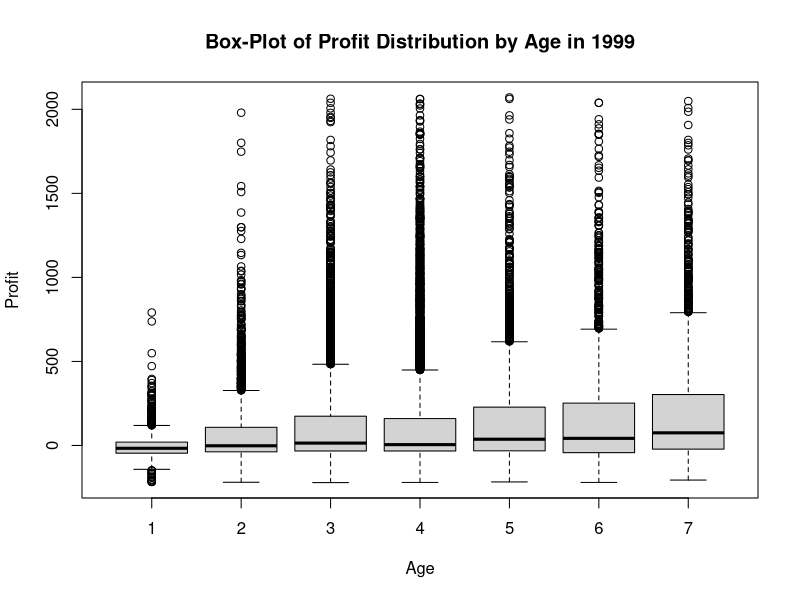
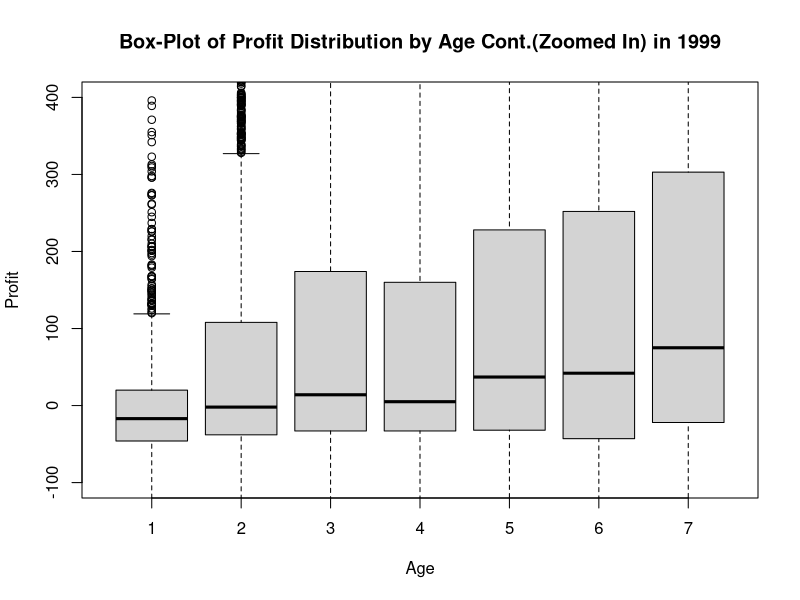
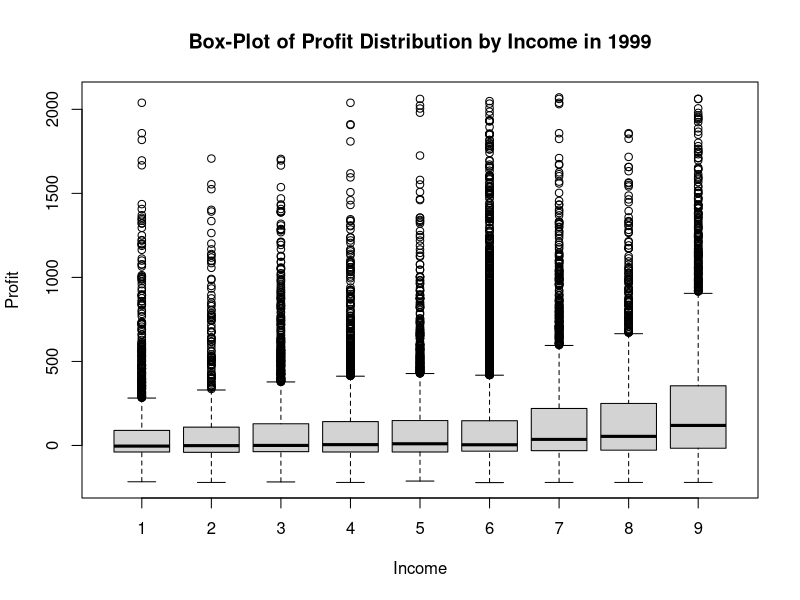
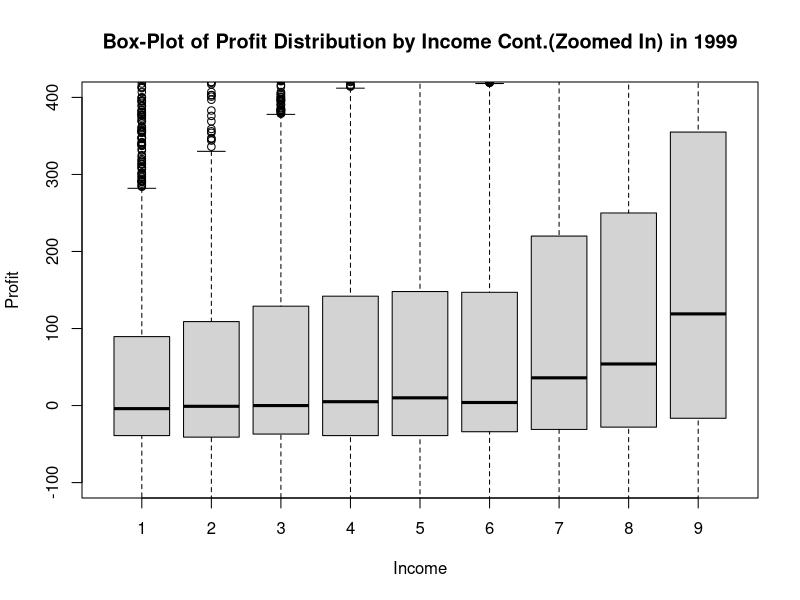
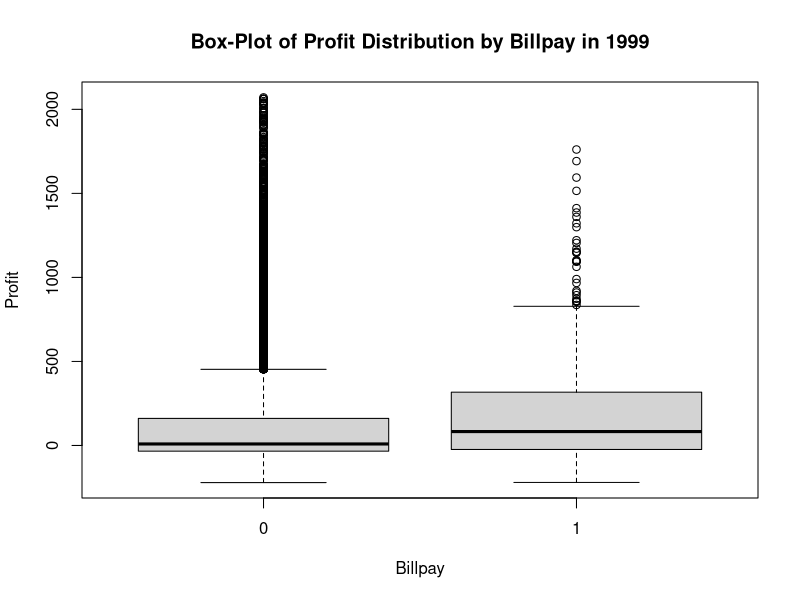
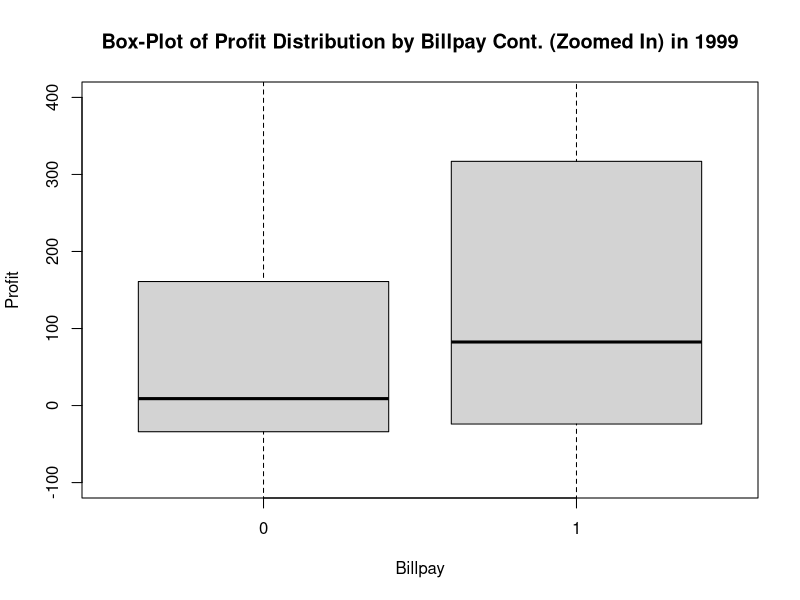
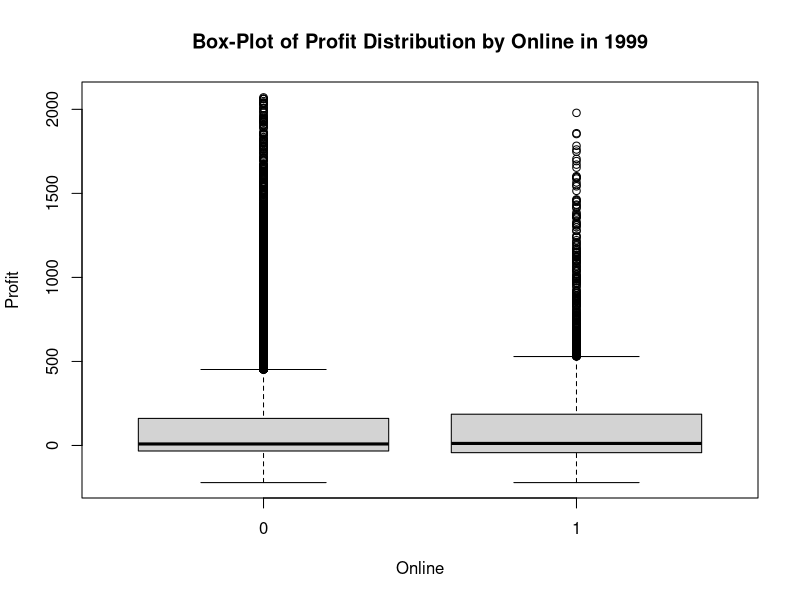
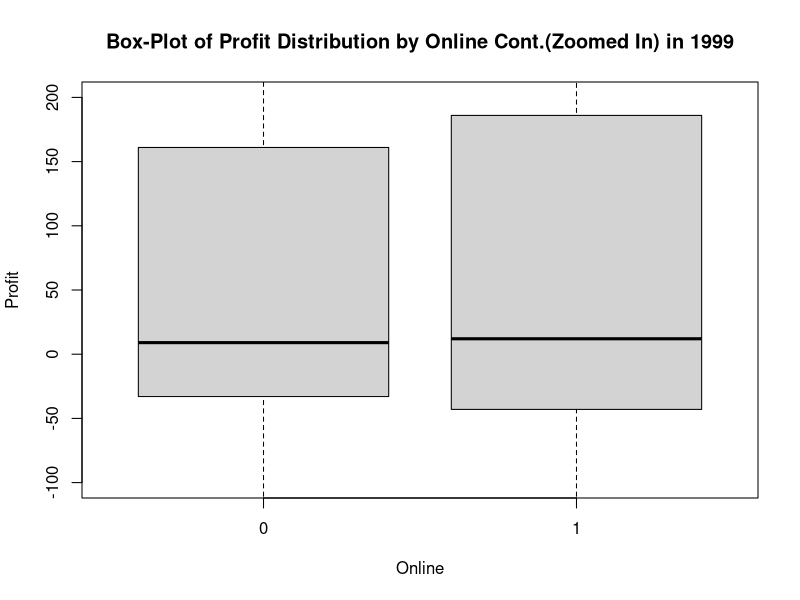

Write R code to recreate these figures, in order.
## ---- chunk 1
knitr::opts_chunk$set(echo = TRUE)
## ---- chunk 2
### Installing & Loading Packages
library(rmarkdown) ### This loads the package
## ---- chunk 3

### Read the given dataset 
consumerDB = read.csv("dataset.csv") ### read the given dataset 

### Check who left the bank in 2000, named the variable as "LeftBank", which is "00"in X0Online and X0Billpay
consumerDB$LeftBank = is.na(consumerDB$X0Online) & is.na(consumerDB$X0Billpay)

### Find the median for 1999 Age and Income
AgeMedian_1999 = median(consumerDB$X9Age,na.rm = TRUE) 
IncomeMedian_1999 = median(consumerDB$X9Inc,na.rm = TRUE) 

### Present the data for 1999 Age/Income median
AgeMedian_1999
IncomeMedian_1999

### Check who didn't left the bank in 2000, and the income or age in 1999 were missing, we named the variable as "fixAge" and "fixIncome"
consumerDB$fixAge = !consumerDB$LeftBank & is.na(consumerDB$X9Age)
consumerDB$fixIncome = !consumerDB$LeftBank & is.na(consumerDB$X9Inc)

### For "fixAge"== TRUE, we substitute "NA" to be "4", which is the median
### For "fixIncome"== TRUE, we substitute "NA" to be "6", which is the median
consumerDB[consumerDB$fixAge,]$X9Age = 4
consumerDB[consumerDB$fixIncome,]$X9Inc = 6
## ---- chunk 4
### Sort the concumerDB and get a Table that sepcifically contains data for 1999
### Name this table as "statsTable1999"
statsTable1999= consumerDB[,2:6]
X9Billpay = consumerDB[,10]
statsTable1999= cbind(statsTable1999,X9Billpay)
## ---- chunk 5
### Note: Please install.packages("psych")
library(psych)

### Describe() method in psych package will give a summary for statsTable
### The Summary_Table 
Summary_Table=t(describe(statsTable1999))
Summary_Table = round(Summary_Table,2) ### round the decimal points to 2 digits

### This summary gives the mean, median, standard deviation, min, max and range for 1999 Profit, Age, Income, Online, Billpay, and Tenure
Summary_Table_New = Summary_Table[c(3:5,8:10),c(1:6)]
Summary_Table_New

## ---- chunk 6
### This is a boxplot graph for Profit& Age 
boxplot(X9Profit~X9Age, data = consumerDB, 
        main = "Box-Plot of Profit Distribution by Age in 1999",  ## Sets Title to Plot
        xlab = "Age", ylab = "Profit") ### Sets X and Y Axes 

### Profit& Age(Zoomed in)
boxplot(X9Profit~X9Age, data = consumerDB, 
        main = "Box-Plot of Profit Distribution by Age Cont.(Zoomed In) in 1999",  ## Sets Title to Plot
        xlab = "Age", ylab = "Profit",ylim=c(-100,400)) ### Sets X and Y Axes



## ---- chunk 7
### This is a boxplot graph for Profit& Income  
boxplot(X9Profit~X9Inc, data = consumerDB, 
        main = "Box-Plot of Profit Distribution by Income in 1999",  ## Sets Title to Plot
        xlab = "Income", ylab = "Profit") ### Sets X and Y Axes 

### Profit& Income(Zoomed in)
boxplot(X9Profit~X9Inc, data = consumerDB, 
        main = "Box-Plot of Profit Distribution by Income Cont.(Zoomed In) in 1999",  ## Sets Title to Plot
        xlab = "Income", ylab = "Profit",ylim=c(-100,400)) ### Sets X and Y Axes


## ---- chunk 8
### This is a boxplot graph for Profit& Billpay
boxplot(X9Profit~X9Billpay, data = consumerDB, 
        main = "Box-Plot of Profit Distribution by Billpay in 1999",  ## Sets Title to Plot
        xlab = "Billpay", ylab = "Profit") ### Sets X and Y Axes 

### Profit& Billpay(Zoomed in)
boxplot(X9Profit~X9Billpay, data = consumerDB, 
        main = "Box-Plot of Profit Distribution by Billpay Cont. (Zoomed In) in 1999",  ## Sets Title to Plot
        xlab = "Billpay", ylab = "Profit",ylim=c(-100,400)) ### Sets X and Y Axes

## ---- chunk 9
### This is a boxplot graph for Profit& Online
boxplot(X9Profit~X9Online, data = consumerDB, 
        main = "Box-Plot of Profit Distribution by Online in 1999",  ## Sets Title to Plot
        xlab = "Online", ylab = "Profit") ### Sets X and Y Axes 

### Profit& online(Zoomed in)
boxplot(X9Profit~X9Online, data = consumerDB, 
        main = "Box-Plot of Profit Distribution by Online Cont.(Zoomed In) in 1999",  ## Sets Title to Plot
        xlab = "Online", ylab = "Profit",ylim=c(-100,200)) ### Sets X and Y Axes
## ---- chunk 10

### Histogram of Profits
hist(consumerDB$X9Profit, main = "Histogram of Profits in 1999", 
     xlab = "Profits", ylab = "Count (#)", col = "green", n = 200)



### Histogram of Profits (Zoomed in)
hist(consumerDB$X9Profit, main = "Histogram of Profits Cont. (Zoomed In) in 1999", 
     xlab = "Profits", ylab = "Count (#)", col = "green", xlim = c(-221,400), n = 200)
## ---- chunk 11
### This boxplot describes the frequency of Online consumer in 1999
barplot(table(consumerDB$X9Online),main="1999 Online Frequency Table",ylab = "Frequency#",col= "green")
### table(consumerDB$X9Online)

### This boxplot describes the frequency of District in 1999
barplot(table(consumerDB$X9District),main="1999 District Frequency Table",ylab = "Frequency#",col= "green")
### table(consumerDB$X9District)

### This boxplot describes the frequency of Billpay consumer in 1999
barplot(table(consumerDB$X9Billpay),main="1999 Billpay Frequency Table",ylab = "Frequency#",col= "green")
### table(consumerDB$X9Billpay)


## ---- chunk 12
library(plyr)
### 1999 Income with online and billpay customer
### Note: NA represents those consumers that left the bank in 2000 and didn't have information in 1999 income
summary_Income_1999 = ddply(consumerDB, .(X9Inc), 
                            summarize, '0' = sum(X9Online,X9Online==0), '1' = sum(X9Online,X9Online==1))
summary_Income_1999
## ---- chunk 13
### 1999 Age with online and billpay customer
### Note: NA represents those consumers that left the bank in 2000 and didn't have information in 1999 age
summary_Age_1999 = ddply(consumerDB, .(X9Age), 
                            summarize, '0' = sum(X9Online,X9Online==0), '1' = sum(X9Online,X9Online==1))
summary_Age_1999
## ---- chunk 14
### Creating Tenure levels to different 14 levels
### The range of Tenure is 0 to 42
consumerDB$Tenure.Level = "0"
consumerDB[consumerDB$X9Tenure <= 3.00,]$Tenure.Level = "Level 01"
consumerDB[consumerDB$X9Tenure > 3.00 & consumerDB$X9Tenure <= 6.00,]$Tenure.Level = "Level 02"
consumerDB[consumerDB$X9Tenure > 6.00 & consumerDB$X9Tenure <= 9.00,]$Tenure.Level = "Level 03"
consumerDB[consumerDB$X9Tenure > 9.00 & consumerDB$X9Tenure <= 12.00,]$Tenure.Level = "Level 04"
consumerDB[consumerDB$X9Tenure > 12.00 & consumerDB$X9Tenure <= 15.00,]$Tenure.Level = "Level 05"
consumerDB[consumerDB$X9Tenure > 15.00 & consumerDB$X9Tenure <= 18.00,]$Tenure.Level = "Level 06"
consumerDB[consumerDB$X9Tenure > 18.00 & consumerDB$X9Tenure <= 21.00,]$Tenure.Level = "Level 07"
consumerDB[consumerDB$X9Tenure > 21.00 & consumerDB$X9Tenure <= 24.00,]$Tenure.Level = "Level 08"
consumerDB[consumerDB$X9Tenure > 24.00 & consumerDB$X9Tenure <= 27.00,]$Tenure.Level = "Level 09"
consumerDB[consumerDB$X9Tenure > 27.00 & consumerDB$X9Tenure <= 30.00,]$Tenure.Level = "Level 10"
consumerDB[consumerDB$X9Tenure > 30.00 & consumerDB$X9Tenure <= 33.00,]$Tenure.Level = "Level 11"
consumerDB[consumerDB$X9Tenure > 33.00 & consumerDB$X9Tenure <= 36.00,]$Tenure.Level = "Level 12"
consumerDB[consumerDB$X9Tenure > 36.00 & consumerDB$X9Tenure <= 39.00,]$Tenure.Level = "Level 13"
consumerDB[consumerDB$X9Tenure > 39.00 & consumerDB$X9Tenure <= 42.00,]$Tenure.Level = "Level 14"

### Format the table and present a piovt table with online consumers in different tenure levels
table(consumerDB$Tenure.Level,consumerDB$X9Online)

### Format the table and present a piovt table with billpay consumers in different tenure levels
table(consumerDB$Tenure.Level,consumerDB$X9Billpay)

## ---- chunk 15
### Sort the table and ignore those data points that miss 1999 income or age value
### Name a new consumer Database "consumerDB2"
consumerDB2=consumerDB[!is.na(consumerDB$X9Inc),]
consumerDB2=consumerDB2[!is.na(consumerDB2$X9Age),]

### Calculate the profit's corrlation with other factors 
cor(x=consumerDB2$X9Profit, y=consumerDB2$X9Inc)
cor(x=consumerDB2$X9Profit, y=consumerDB2$X9Age)
cor(x=consumerDB$X9Profit, y=consumerDB$X9Online)
cor(x=consumerDB$X9Profit, y=consumerDB$X9Billpay)
cor(x=consumerDB$X9Profit, y=consumerDB$X9Tenure)
cor(x=consumerDB$X9Profit, y=consumerDB$X9District)

## ---- chunk 16
### Creating Profit levels to different 13 levels
### The range of Profit is -221 to 2071
consumerDB$Profit.Level = "0" ### default value

### Divide the profits by 10 and create a smaller range of Profit
consumerDB$ProfitProcess = consumerDB$X9Profit/10
consumerDB[consumerDB$ProfitProcess <= 0,]$Profit.Level = "Level 01"
consumerDB[consumerDB$ProfitProcess > 0 & consumerDB$ProfitProcess <= 10,]$Profit.Level = "Level 02"
consumerDB[consumerDB$ProfitProcess > 10 & consumerDB$ProfitProcess <= 20,]$Profit.Level = "Level 03"
consumerDB[consumerDB$ProfitProcess > 20 & consumerDB$ProfitProcess <= 40,]$Profit.Level = "Level 04"
consumerDB[consumerDB$ProfitProcess > 40 & consumerDB$ProfitProcess <= 60,]$Profit.Level = "Level 05"
consumerDB[consumerDB$ProfitProcess > 60 & consumerDB$ProfitProcess <= 80,]$Profit.Level = "Level 06"
consumerDB[consumerDB$ProfitProcess > 80 & consumerDB$ProfitProcess <= 100,]$Profit.Level = "Level 07"
consumerDB[consumerDB$ProfitProcess > 100 & consumerDB$ProfitProcess <= 120,]$Profit.Level = "Level 08"
consumerDB[consumerDB$ProfitProcess > 120 & consumerDB$ProfitProcess <= 140,]$Profit.Level = "Level 09"
consumerDB[consumerDB$ProfitProcess > 140 & consumerDB$ProfitProcess <= 160,]$Profit.Level = "Level 10"
consumerDB[consumerDB$ProfitProcess > 160 & consumerDB$ProfitProcess <= 180,]$Profit.Level = "Level 11"
consumerDB[consumerDB$ProfitProcess > 180 & consumerDB$ProfitProcess <= 200,]$Profit.Level = "Level 12"
consumerDB[consumerDB$ProfitProcess > 200,]$Profit.Level = "Level 13"

### Format the table and present a piovt table with online consumers in different profit levels
table(consumerDB$Profit.Level,consumerDB$X9Online)

### Format the table and present a piovt table with billpay consumers in different profit levels
table(consumerDB$Profit.Level,consumerDB$X9Billpay)
